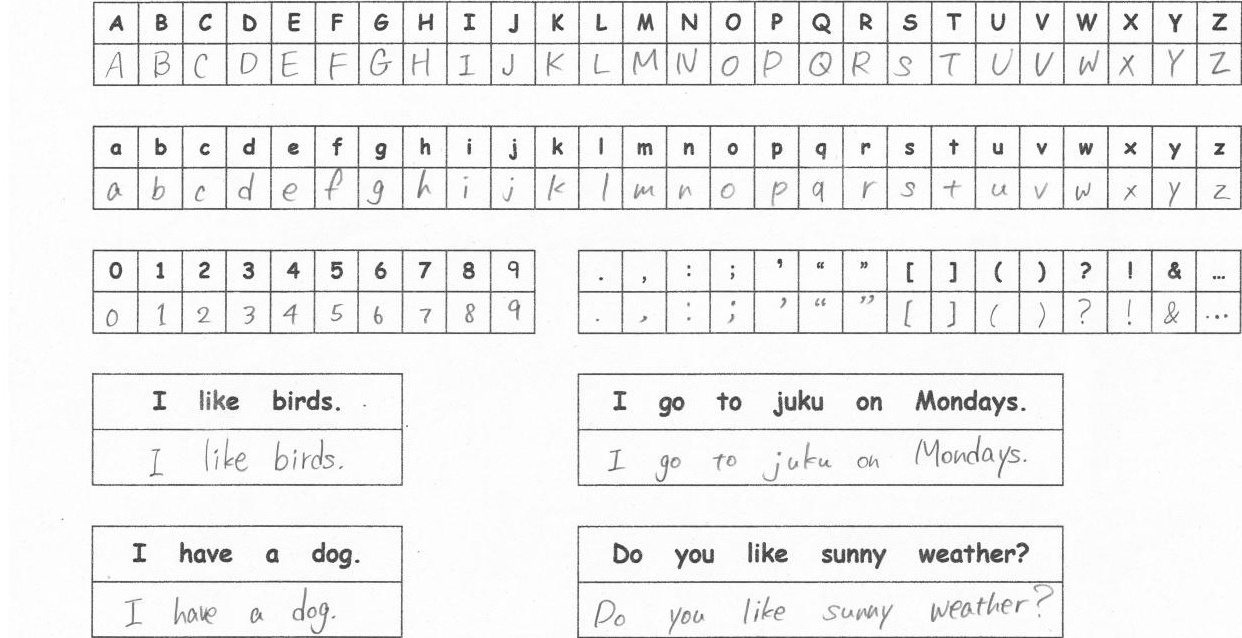
#> input picture BatchProcess/cleanCropped.jpg, 1242 x 638 px
$ jupyter execute CornerHarris.ipynb
#> lines starting #> are read from the running program, lines starting #| are printed output that depends on the picture; after the words box and inside, x2 and y2 are one past the last pixel; in counts of white or black regions, pixels touching at a corner belong together
[cell 1]
import cv2
import numpy as np
import matplotlib
import matplotlib.pyplot as plt
import statistics as stats
from sklearn.preprocessing import normalize

https://opencv-python-tutroals.readthedocs.io/en/latest/py_tutorials/py_feature2d/py_features_harris/py_features_harris.html

[cell 2]
#load image
img = cv2.imread("BatchProcess/cleanCropped.jpg")
#> img is the input picture: shape (638, 1242, 3); min 37, max 255, mean 239.7

#convert to grayscale to feed it to CornerHarris
gray = cv2.cvtColor(img, cv2.COLOR_BGR2GRAY)
gray = np.float32(gray)

# this value determines is a kernel size that how sensitive corner detection is
#    must be between 3 and 31 and an odd value
#    it is related to Sobel somehow
sobel_operator_aperture = 23 # 23

# this value determines the size of the neighborhood considered for corner detection
block_size = 2 # 2

# this value is a free parameter (hyperparameter)?
k = 0.04 # 0.04

corner_harris = cv2.cornerHarris(gray, block_size, sobel_operator_aperture, k)
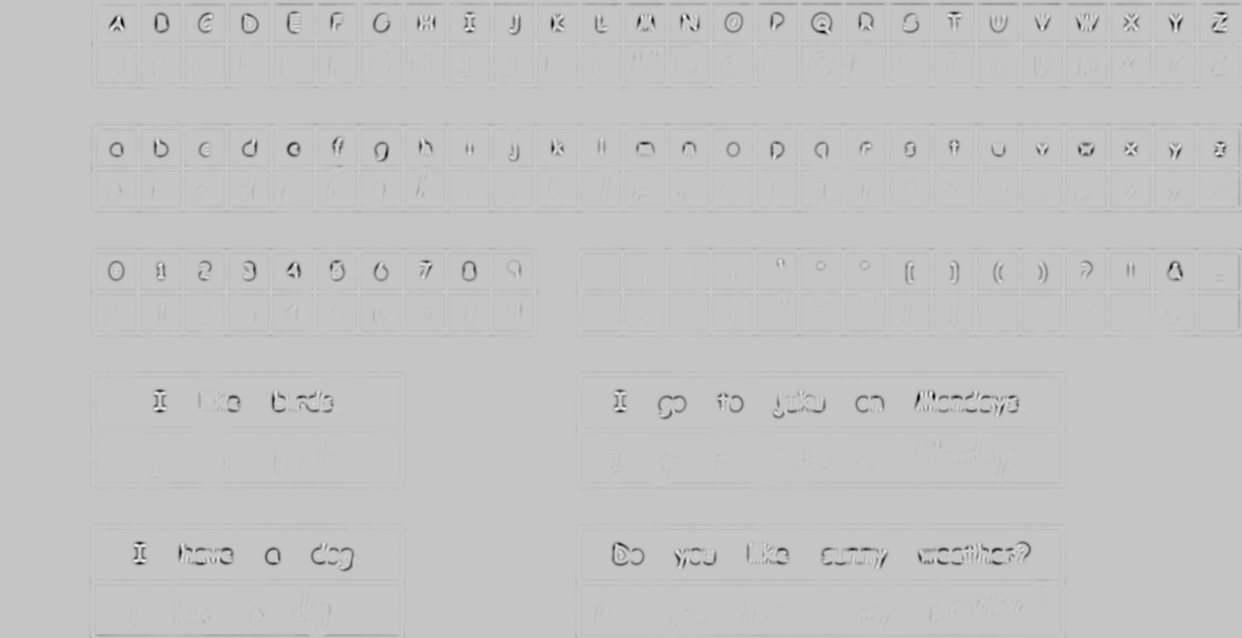
#> corner_harris: shape (638, 1242) float32; min -3.56e+29, max 1.03e+29, mean -3.53e+27; drawn with min black and max white
img[corner_harris > 0.01 * corner_harris.max()] = [0, 0, 255]
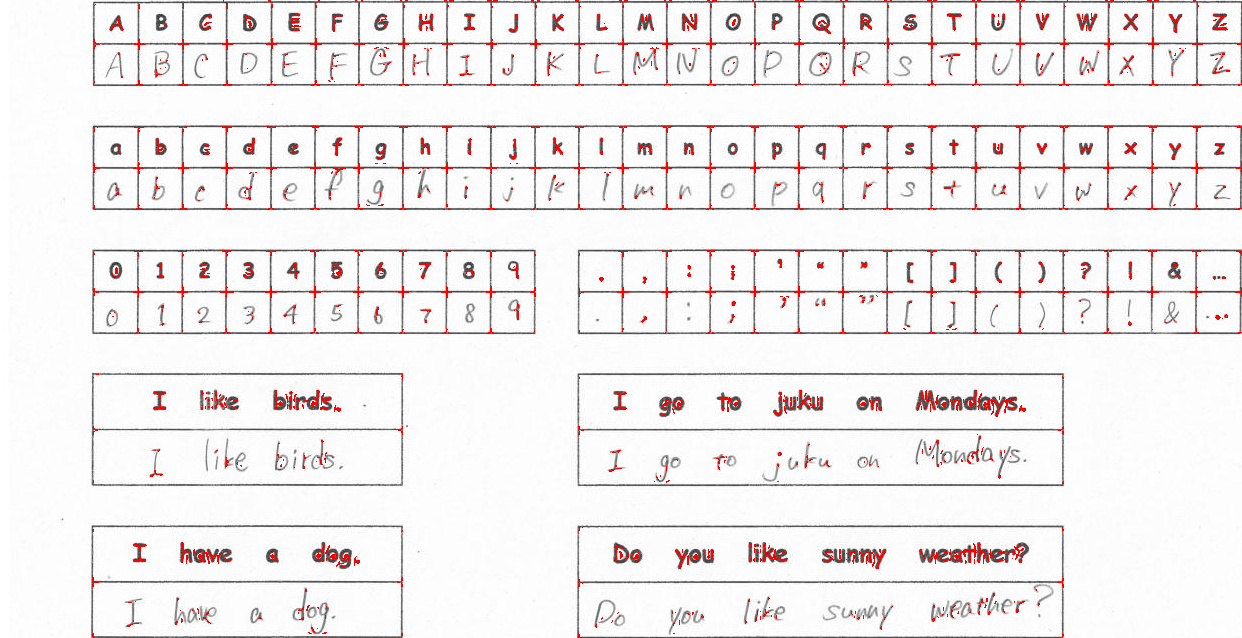
#> img: shape (638, 1242, 3); 1.79% of pixels changed, all inside (x1, y1, x2, y2) = (92, 0, 1242, 638)

#save
cv2.imwrite("cornerHarrisResult.jpg", img)
#> Out = True
# cv2.imwrite("cornerHarris.jpg", corner_harris)

"cornerHarrisResult.jpg"

[cell 3]
corner_harris

[cell 4]
# convenience var
ch = corner_harris
print("CornerHarris results")
print("Length: ", len(ch))
#| Length:  638
print("Length of first element: ", len(ch[0]))
#| Length of first element:  1242
print("Shape: ", ch.shape)
#| Shape:  (638, 1242)
print("First element: ", ch[0][:3], "...")
#> (printed output is left out)

[cell 5]
# original image info
img.shape #this matches the corner harris shape's x and y (no channel)
#> Out = (638, 1242, 3)
